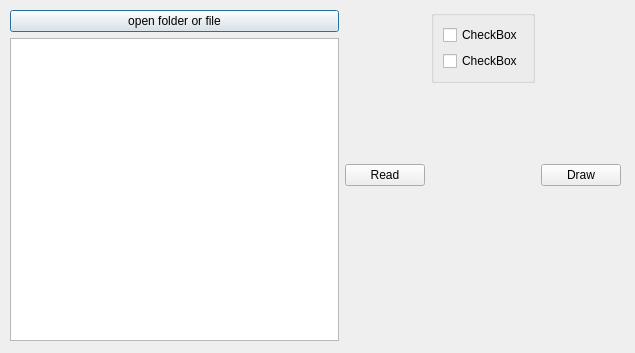
<?xml version="1.0" encoding="UTF-8"?>
<ui version="4.0">
 <class>Dialog</class>
 <widget class="QDialog" name="Dialog">
  <property name="geometry">
   <rect>
    <x>0</x>
    <y>0</y>
    <width>635</width>
    <height>353</height>
   </rect>
  </property>
  <property name="windowTitle">
   <string>Dialog</string>
  </property>
  <widget class="QWidget" name="horizontalLayoutWidget">
   <property name="geometry">
    <rect>
     <x>10</x>
     <y>10</y>
     <width>611</width>
     <height>331</height>
    </rect>
   </property>
   <layout class="QHBoxLayout" name="horizontalLayout">
    <item>
     <layout class="QVBoxLayout" name="verticalLayout">
      <item>
       <widget class="QPushButton" name="pushButton_3">
        <property name="text">
         <string>open folder or file</string>
        </property>
       </widget>
      </item>
      <item>
       <widget class="QTextBrowser" name="textBrowser"/>
      </item>
     </layout>
    </item>
    <item>
     <widget class="QPushButton" name="pushButton_2">
      <property name="text">
       <string>Read</string>
      </property>
     </widget>
    </item>
    <item alignment="Qt::AlignTop">
     <widget class="QGroupBox" name="">
      <layout class="QVBoxLayout" name="verticalLayout_2">
       <item alignment="Qt::AlignTop">
        <widget class="QCheckBox" name="checkBox_2">
         <property name="text">
          <string>CheckBox</string>
         </property>
        </widget>
       </item>
       <item alignment="Qt::AlignHCenter|Qt::AlignTop">
        <widget class="QCheckBox" name="checkBox">
         <property name="text">
          <string>CheckBox</string>
         </property>
        </widget>
       </item>
      </layout>
     </widget>
    </item>
    <item>
     <widget class="QPushButton" name="pushButton">
      <property name="text">
       <string>Draw</string>
      </property>
     </widget>
    </item>
   </layout>
  </widget>
 </widget>
 <resources/>
 <connections/>
</ui>
